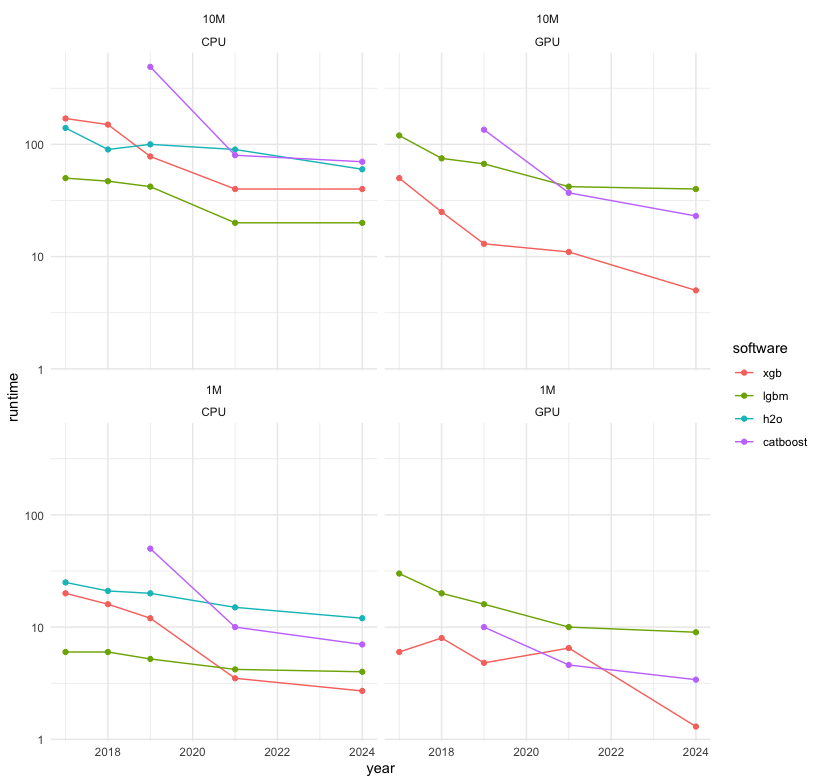

R code for this plot:
library(ggplot2)
library(data.table)

d <- fread("history.csv")
d
dm <- melt(d, id.vars = c("platform","year","size"))
dm

colnames(dm) <- c("platform","year","size","software","runtime")

ggplot(dm, aes(x=year, y=runtime, color=software)) +
  geom_line() + geom_point() + scale_y_log10() +
  facet_wrap(size ~ platform) + 
  theme_minimal()
